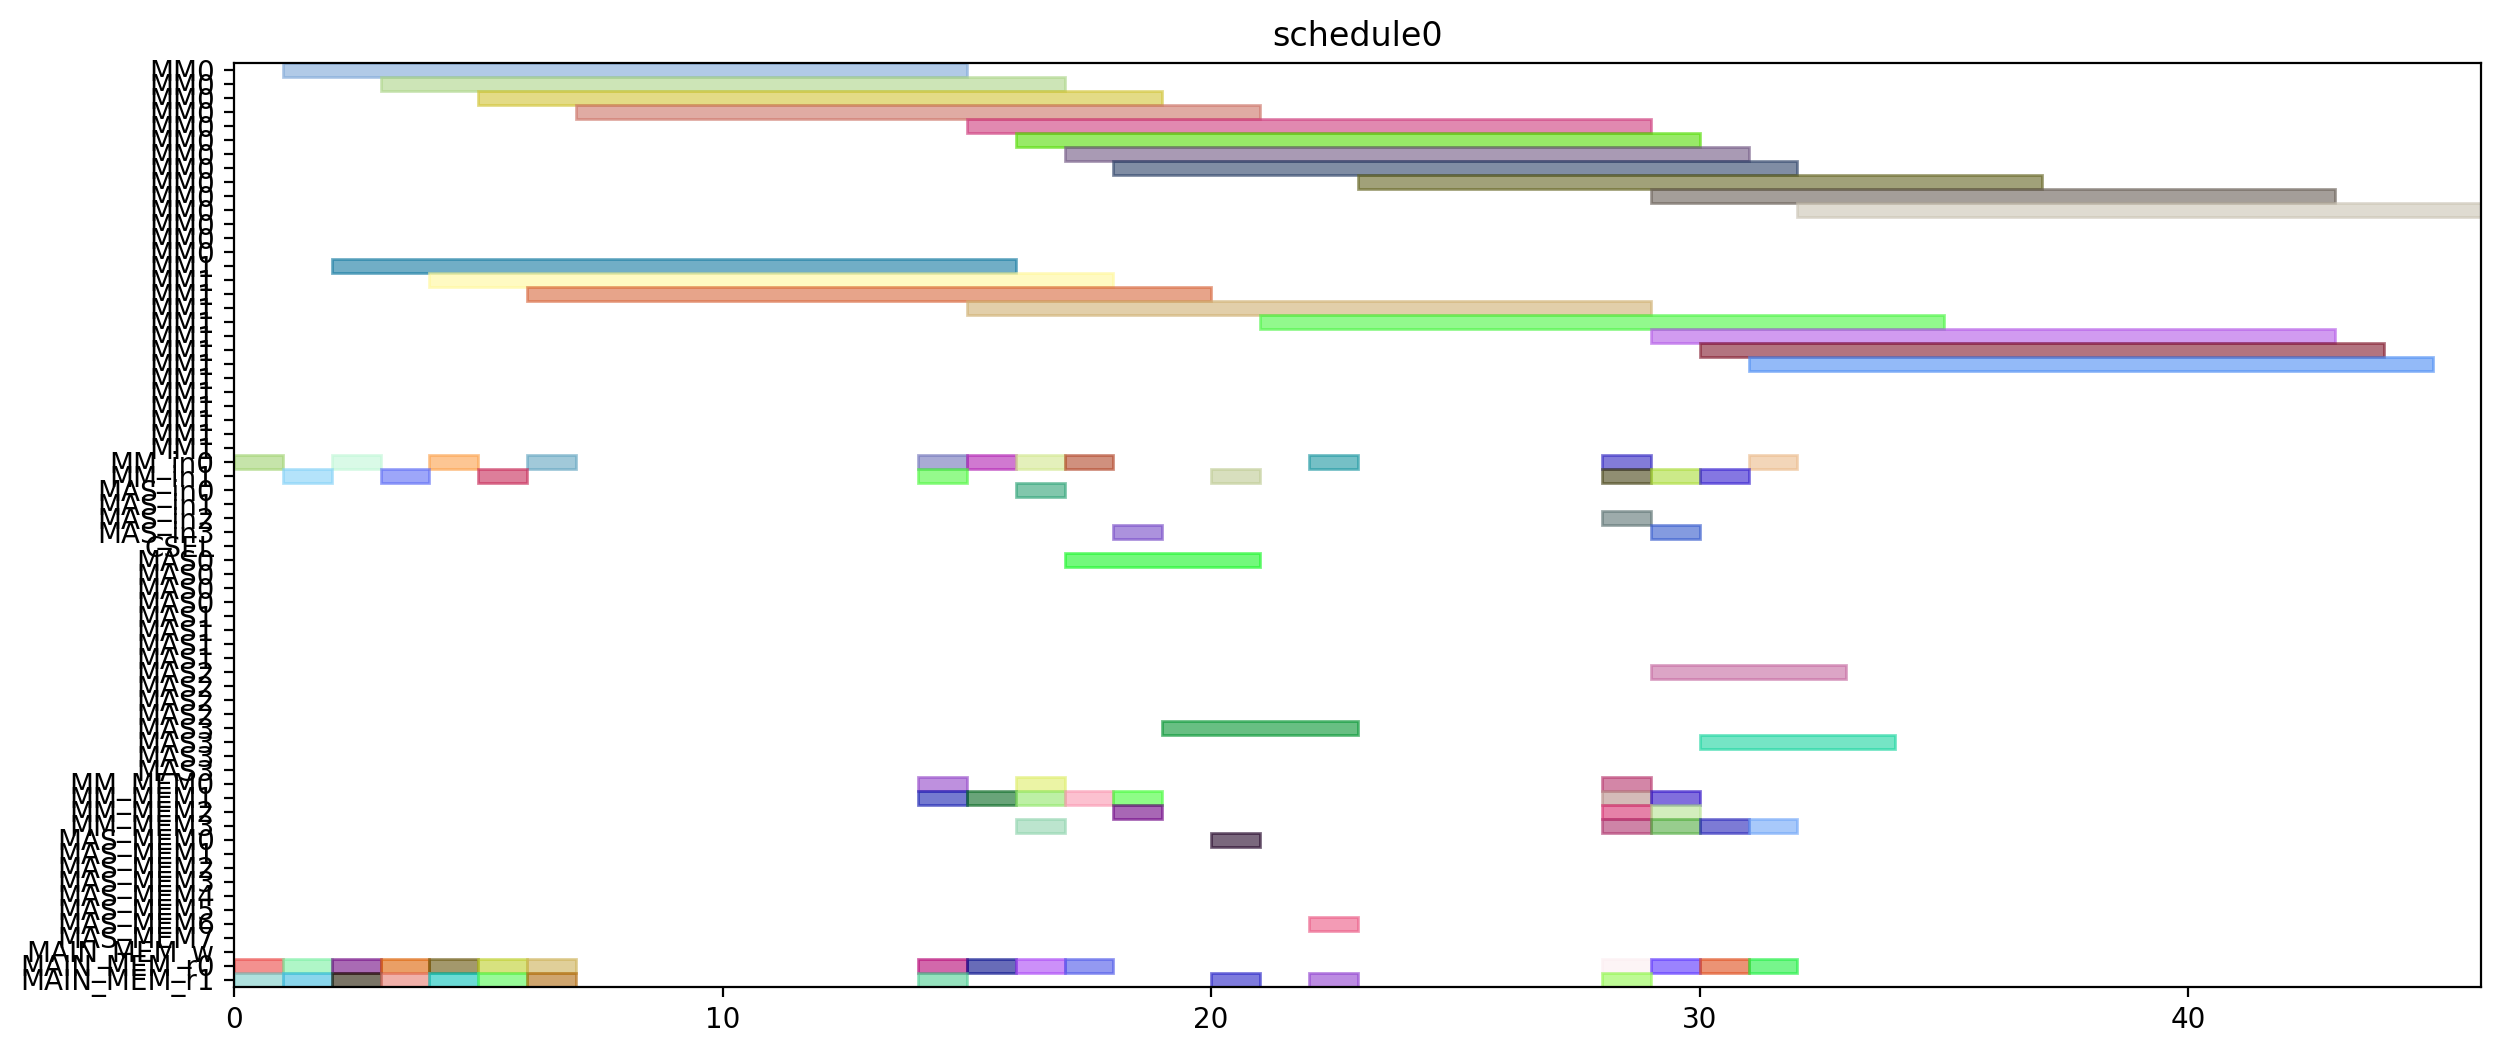

This chart was generated by the following Python code:
from pyschedule import Scenario, solvers, plotters, alt


def solve():
	horizon = 120
	S = Scenario("schedule0", horizon=horizon)

	# resource
	MM = S.Resources('MM', num=2, size=14)
	MM_in = S.Resources('MM_in', num=2)
	MAS_in = S.Resources('MAS_in', num=4)
	CSEL = S.Resource('CSEL')
	MAS = S.Resources('MAS', num=4, size=4, periods=range(1, horizon))
	MM_MEM = S.Resources('MM_MEM', num=4)
	MAS_MEM = S.Resources('MAS_MEM', num=8)
	MAIN_MEM_w = S.Resource('MAIN_MEM_w', size=1)
	MAIN_MEM_r = S.Resources('MAIN_MEM_r', num=2)

	# result of previous scheduling

	# new tasks
	Z_exp2 = S.Task('Z_exp2', length=14, delay_cost=1)
	Z_exp2 += alt(MM)
	Z_exp2_in = S.Task('Z_exp2_in', length=1, delay_cost=1)
	Z_exp2_in += alt(MM_in)
	S += Z_exp2_in*MM_in[0]<=Z_exp2*MM[0]
	S += Z_exp2_in*MM_in[1]<=Z_exp2*MM[1]
	Z_exp2_mem0 = S.Task('Z_exp2_mem0', length=1, delay_cost=1)
	Z_exp2_mem0 += MAIN_MEM_r[0]
	S += Z_exp2_mem0 <= Z_exp2

	Z_exp2_mem1 = S.Task('Z_exp2_mem1', length=1, delay_cost=1)
	Z_exp2_mem1 += MAIN_MEM_r[1]
	S += Z_exp2_mem1 <= Z_exp2

	NX0 = S.Task('NX0', length=14, delay_cost=1)
	NX0 += alt(MM)
	NX0_in = S.Task('NX0_in', length=1, delay_cost=1)
	NX0_in += alt(MM_in)
	S += NX0_in*MM_in[0]<=NX0*MM[0]
	S += NX0_in*MM_in[1]<=NX0*MM[1]
	NX0_mem0 = S.Task('NX0_mem0', length=1, delay_cost=1)
	NX0_mem0 += MAIN_MEM_r[0]
	S += NX0_mem0 <= NX0

	NX0_mem1 = S.Task('NX0_mem1', length=1, delay_cost=1)
	NX0_mem1 += MAIN_MEM_r[1]
	S += NX0_mem1 <= NX0

	k0_10_Z1 = S.Task('k0_10_Z1', length=14, delay_cost=1)
	k0_10_Z1 += alt(MM)
	k0_10_Z1_in = S.Task('k0_10_Z1_in', length=1, delay_cost=1)
	k0_10_Z1_in += alt(MM_in)
	S += k0_10_Z1_in*MM_in[0]<=k0_10_Z1*MM[0]
	S += k0_10_Z1_in*MM_in[1]<=k0_10_Z1*MM[1]
	k0_10_Z1_mem0 = S.Task('k0_10_Z1_mem0', length=1, delay_cost=1)
	k0_10_Z1_mem0 += MAIN_MEM_r[0]
	S += k0_10_Z1_mem0 <= k0_10_Z1

	k0_10_Z1_mem1 = S.Task('k0_10_Z1_mem1', length=1, delay_cost=1)
	k0_10_Z1_mem1 += MAIN_MEM_r[1]
	S += k0_10_Z1_mem1 <= k0_10_Z1

	DX0 = S.Task('DX0', length=14, delay_cost=1)
	DX0 += alt(MM)
	DX0_in = S.Task('DX0_in', length=1, delay_cost=1)
	DX0_in += alt(MM_in)
	S += DX0_in*MM_in[0]<=DX0*MM[0]
	S += DX0_in*MM_in[1]<=DX0*MM[1]
	DX0_mem0 = S.Task('DX0_mem0', length=1, delay_cost=1)
	DX0_mem0 += MAIN_MEM_r[0]
	S += DX0_mem0 <= DX0

	DX0_mem1 = S.Task('DX0_mem1', length=1, delay_cost=1)
	DX0_mem1 += MAIN_MEM_r[1]
	S += DX0_mem1 <= DX0

	NY0 = S.Task('NY0', length=14, delay_cost=1)
	NY0 += alt(MM)
	NY0_in = S.Task('NY0_in', length=1, delay_cost=1)
	NY0_in += alt(MM_in)
	S += NY0_in*MM_in[0]<=NY0*MM[0]
	S += NY0_in*MM_in[1]<=NY0*MM[1]
	NY0_mem0 = S.Task('NY0_mem0', length=1, delay_cost=1)
	NY0_mem0 += MAIN_MEM_r[0]
	S += NY0_mem0 <= NY0

	NY0_mem1 = S.Task('NY0_mem1', length=1, delay_cost=1)
	NY0_mem1 += MAIN_MEM_r[1]
	S += NY0_mem1 <= NY0

	k2_14_Z1 = S.Task('k2_14_Z1', length=14, delay_cost=1)
	k2_14_Z1 += alt(MM)
	k2_14_Z1_in = S.Task('k2_14_Z1_in', length=1, delay_cost=1)
	k2_14_Z1_in += alt(MM_in)
	S += k2_14_Z1_in*MM_in[0]<=k2_14_Z1*MM[0]
	S += k2_14_Z1_in*MM_in[1]<=k2_14_Z1*MM[1]
	k2_14_Z1_mem0 = S.Task('k2_14_Z1_mem0', length=1, delay_cost=1)
	k2_14_Z1_mem0 += MAIN_MEM_r[0]
	S += k2_14_Z1_mem0 <= k2_14_Z1

	k2_14_Z1_mem1 = S.Task('k2_14_Z1_mem1', length=1, delay_cost=1)
	k2_14_Z1_mem1 += MAIN_MEM_r[1]
	S += k2_14_Z1_mem1 <= k2_14_Z1

	DY0 = S.Task('DY0', length=14, delay_cost=1)
	DY0 += alt(MM)
	DY0_in = S.Task('DY0_in', length=1, delay_cost=1)
	DY0_in += alt(MM_in)
	S += DY0_in*MM_in[0]<=DY0*MM[0]
	S += DY0_in*MM_in[1]<=DY0*MM[1]
	DY0_mem0 = S.Task('DY0_mem0', length=1, delay_cost=1)
	DY0_mem0 += MAIN_MEM_r[0]
	S += DY0_mem0 <= DY0

	DY0_mem1 = S.Task('DY0_mem1', length=1, delay_cost=1)
	DY0_mem1 += MAIN_MEM_r[1]
	S += DY0_mem1 <= DY0

	Z_exp3 = S.Task('Z_exp3', length=14, delay_cost=1)
	Z_exp3 += alt(MM)
	Z_exp3_in = S.Task('Z_exp3_in', length=1, delay_cost=1)
	Z_exp3_in += alt(MM_in)
	S += Z_exp3_in*MM_in[0]<=Z_exp3*MM[0]
	S += Z_exp3_in*MM_in[1]<=Z_exp3*MM[1]
	Z_exp3_mem0 = S.Task('Z_exp3_mem0', length=1, delay_cost=1)
	Z_exp3_mem0 += alt(MM_MEM)
	S += (Z_exp2*MM[0])-1 < Z_exp3_mem0*MM_MEM[0]
	S += (Z_exp2*MM[1])-1 < Z_exp3_mem0*MM_MEM[2]
	S += Z_exp3_mem0 <= Z_exp3

	Z_exp3_mem1 = S.Task('Z_exp3_mem1', length=1, delay_cost=1)
	Z_exp3_mem1 += MAIN_MEM_r[1]
	S += Z_exp3_mem1 <= Z_exp3

	NX1_ = S.Task('NX1_', length=4, delay_cost=1)
	NX1_ += alt(MAS)
	NX1__in = S.Task('NX1__in', length=1, delay_cost=1)
	NX1__in += alt(MAS_in)
	S += NX1__in*MAS_in[0]<=NX1_*MAS[0]

	S += NX1__in*MAS_in[1]<=NX1_*MAS[1]

	S += NX1__in*MAS_in[2]<=NX1_*MAS[2]

	S += NX1__in*MAS_in[3]<=NX1_*MAS[3]

	NX1__mem0 = S.Task('NX1__mem0', length=1, delay_cost=1)
	NX1__mem0 += alt(MM_MEM)
	S += (NX0*MM[0])-1 < NX1__mem0*MM_MEM[0]
	S += (NX0*MM[1])-1 < NX1__mem0*MM_MEM[2]
	S += NX1__mem0 <= NX1_

	NX1__mem1 = S.Task('NX1__mem1', length=1, delay_cost=1)
	NX1__mem1 += alt(MM_MEM)
	S += (k0_10_Z1*MM[0])-1 < NX1__mem1*MM_MEM[1]
	S += (k0_10_Z1*MM[1])-1 < NX1__mem1*MM_MEM[3]
	S += NX1__mem1 <= NX1_

	k0_9_Z2 = S.Task('k0_9_Z2', length=14, delay_cost=1)
	k0_9_Z2 += alt(MM)
	k0_9_Z2_in = S.Task('k0_9_Z2_in', length=1, delay_cost=1)
	k0_9_Z2_in += alt(MM_in)
	S += k0_9_Z2_in*MM_in[0]<=k0_9_Z2*MM[0]
	S += k0_9_Z2_in*MM_in[1]<=k0_9_Z2*MM[1]
	k0_9_Z2_mem0 = S.Task('k0_9_Z2_mem0', length=1, delay_cost=1)
	k0_9_Z2_mem0 += MAIN_MEM_r[0]
	S += k0_9_Z2_mem0 <= k0_9_Z2

	k0_9_Z2_mem1 = S.Task('k0_9_Z2_mem1', length=1, delay_cost=1)
	k0_9_Z2_mem1 += alt(MM_MEM)
	S += (Z_exp2*MM[0])-1 < k0_9_Z2_mem1*MM_MEM[1]
	S += (Z_exp2*MM[1])-1 < k0_9_Z2_mem1*MM_MEM[3]
	S += k0_9_Z2_mem1 <= k0_9_Z2

	k1_9_Z2 = S.Task('k1_9_Z2', length=14, delay_cost=1)
	k1_9_Z2 += alt(MM)
	k1_9_Z2_in = S.Task('k1_9_Z2_in', length=1, delay_cost=1)
	k1_9_Z2_in += alt(MM_in)
	S += k1_9_Z2_in*MM_in[0]<=k1_9_Z2*MM[0]
	S += k1_9_Z2_in*MM_in[1]<=k1_9_Z2*MM[1]
	k1_9_Z2_mem0 = S.Task('k1_9_Z2_mem0', length=1, delay_cost=1)
	k1_9_Z2_mem0 += MAIN_MEM_r[0]
	S += k1_9_Z2_mem0 <= k1_9_Z2

	k1_9_Z2_mem1 = S.Task('k1_9_Z2_mem1', length=1, delay_cost=1)
	k1_9_Z2_mem1 += alt(MM_MEM)
	S += (Z_exp2*MM[0])-1 < k1_9_Z2_mem1*MM_MEM[1]
	S += (Z_exp2*MM[1])-1 < k1_9_Z2_mem1*MM_MEM[3]
	S += k1_9_Z2_mem1 <= k1_9_Z2

	NY1_ = S.Task('NY1_', length=4, delay_cost=1)
	NY1_ += alt(MAS)
	NY1__in = S.Task('NY1__in', length=1, delay_cost=1)
	NY1__in += alt(MAS_in)
	S += NY1__in*MAS_in[0]<=NY1_*MAS[0]

	S += NY1__in*MAS_in[1]<=NY1_*MAS[1]

	S += NY1__in*MAS_in[2]<=NY1_*MAS[2]

	S += NY1__in*MAS_in[3]<=NY1_*MAS[3]

	NY1__mem0 = S.Task('NY1__mem0', length=1, delay_cost=1)
	NY1__mem0 += alt(MM_MEM)
	S += (NY0*MM[0])-1 < NY1__mem0*MM_MEM[0]
	S += (NY0*MM[1])-1 < NY1__mem0*MM_MEM[2]
	S += NY1__mem0 <= NY1_

	NY1__mem1 = S.Task('NY1__mem1', length=1, delay_cost=1)
	NY1__mem1 += alt(MM_MEM)
	S += (k2_14_Z1*MM[0])-1 < NY1__mem1*MM_MEM[1]
	S += (k2_14_Z1*MM[1])-1 < NY1__mem1*MM_MEM[3]
	S += NY1__mem1 <= NY1_

	k2_13_Z2 = S.Task('k2_13_Z2', length=14, delay_cost=1)
	k2_13_Z2 += alt(MM)
	k2_13_Z2_in = S.Task('k2_13_Z2_in', length=1, delay_cost=1)
	k2_13_Z2_in += alt(MM_in)
	S += k2_13_Z2_in*MM_in[0]<=k2_13_Z2*MM[0]
	S += k2_13_Z2_in*MM_in[1]<=k2_13_Z2*MM[1]
	k2_13_Z2_mem0 = S.Task('k2_13_Z2_mem0', length=1, delay_cost=1)
	k2_13_Z2_mem0 += MAIN_MEM_r[0]
	S += k2_13_Z2_mem0 <= k2_13_Z2

	k2_13_Z2_mem1 = S.Task('k2_13_Z2_mem1', length=1, delay_cost=1)
	k2_13_Z2_mem1 += alt(MM_MEM)
	S += (Z_exp2*MM[0])-1 < k2_13_Z2_mem1*MM_MEM[1]
	S += (Z_exp2*MM[1])-1 < k2_13_Z2_mem1*MM_MEM[3]
	S += k2_13_Z2_mem1 <= k2_13_Z2

	k3_14_Z2 = S.Task('k3_14_Z2', length=14, delay_cost=1)
	k3_14_Z2 += alt(MM)
	k3_14_Z2_in = S.Task('k3_14_Z2_in', length=1, delay_cost=1)
	k3_14_Z2_in += alt(MM_in)
	S += k3_14_Z2_in*MM_in[0]<=k3_14_Z2*MM[0]
	S += k3_14_Z2_in*MM_in[1]<=k3_14_Z2*MM[1]
	k3_14_Z2_mem0 = S.Task('k3_14_Z2_mem0', length=1, delay_cost=1)
	k3_14_Z2_mem0 += MAIN_MEM_r[0]
	S += k3_14_Z2_mem0 <= k3_14_Z2

	k3_14_Z2_mem1 = S.Task('k3_14_Z2_mem1', length=1, delay_cost=1)
	k3_14_Z2_mem1 += alt(MM_MEM)
	S += (Z_exp2*MM[0])-1 < k3_14_Z2_mem1*MM_MEM[1]
	S += (Z_exp2*MM[1])-1 < k3_14_Z2_mem1*MM_MEM[3]
	S += k3_14_Z2_mem1 <= k3_14_Z2

	Z_exp4 = S.Task('Z_exp4', length=14, delay_cost=1)
	Z_exp4 += alt(MM)
	Z_exp4_in = S.Task('Z_exp4_in', length=1, delay_cost=1)
	Z_exp4_in += alt(MM_in)
	S += Z_exp4_in*MM_in[0]<=Z_exp4*MM[0]
	S += Z_exp4_in*MM_in[1]<=Z_exp4*MM[1]
	Z_exp4_mem0 = S.Task('Z_exp4_mem0', length=1, delay_cost=1)
	Z_exp4_mem0 += alt(MM_MEM)
	S += (Z_exp3*MM[0])-1 < Z_exp4_mem0*MM_MEM[0]
	S += (Z_exp3*MM[1])-1 < Z_exp4_mem0*MM_MEM[2]
	S += Z_exp4_mem0 <= Z_exp4

	Z_exp4_mem1 = S.Task('Z_exp4_mem1', length=1, delay_cost=1)
	Z_exp4_mem1 += MAIN_MEM_r[1]
	S += Z_exp4_mem1 <= Z_exp4

	NX1 = S.Task('NX1', length=14, delay_cost=1)
	NX1 += alt(MM)
	NX1_in = S.Task('NX1_in', length=1, delay_cost=1)
	NX1_in += alt(MM_in)
	S += NX1_in*MM_in[0]<=NX1*MM[0]
	S += NX1_in*MM_in[1]<=NX1*MM[1]
	NX1_mem0 = S.Task('NX1_mem0', length=1, delay_cost=1)
	NX1_mem0 += alt(MAS_MEM)
	S += (NX1_*MAS[0])-1 < NX1_mem0*MAS_MEM[0]
	S += (NX1_*MAS[1])-1 < NX1_mem0*MAS_MEM[2]
	S += (NX1_*MAS[2])-1 < NX1_mem0*MAS_MEM[4]
	S += (NX1_*MAS[3])-1 < NX1_mem0*MAS_MEM[6]
	S += NX1_mem0 <= NX1

	NX1_mem1 = S.Task('NX1_mem1', length=1, delay_cost=1)
	NX1_mem1 += MAIN_MEM_r[1]
	S += NX1_mem1 <= NX1

	k0_8_Z3 = S.Task('k0_8_Z3', length=14, delay_cost=1)
	k0_8_Z3 += alt(MM)
	k0_8_Z3_in = S.Task('k0_8_Z3_in', length=1, delay_cost=1)
	k0_8_Z3_in += alt(MM_in)
	S += k0_8_Z3_in*MM_in[0]<=k0_8_Z3*MM[0]
	S += k0_8_Z3_in*MM_in[1]<=k0_8_Z3*MM[1]
	k0_8_Z3_mem0 = S.Task('k0_8_Z3_mem0', length=1, delay_cost=1)
	k0_8_Z3_mem0 += MAIN_MEM_r[0]
	S += k0_8_Z3_mem0 <= k0_8_Z3

	k0_8_Z3_mem1 = S.Task('k0_8_Z3_mem1', length=1, delay_cost=1)
	k0_8_Z3_mem1 += alt(MM_MEM)
	S += (Z_exp3*MM[0])-1 < k0_8_Z3_mem1*MM_MEM[1]
	S += (Z_exp3*MM[1])-1 < k0_8_Z3_mem1*MM_MEM[3]
	S += k0_8_Z3_mem1 <= k0_8_Z3

	DX1_ = S.Task('DX1_', length=4, delay_cost=1)
	DX1_ += alt(MAS)
	DX1__in = S.Task('DX1__in', length=1, delay_cost=1)
	DX1__in += alt(MAS_in)
	S += DX1__in*MAS_in[0]<=DX1_*MAS[0]

	S += DX1__in*MAS_in[1]<=DX1_*MAS[1]

	S += DX1__in*MAS_in[2]<=DX1_*MAS[2]

	S += DX1__in*MAS_in[3]<=DX1_*MAS[3]

	DX1__mem0 = S.Task('DX1__mem0', length=1, delay_cost=1)
	DX1__mem0 += alt(MM_MEM)
	S += (DX0*MM[0])-1 < DX1__mem0*MM_MEM[0]
	S += (DX0*MM[1])-1 < DX1__mem0*MM_MEM[2]
	S += DX1__mem0 <= DX1_

	DX1__mem1 = S.Task('DX1__mem1', length=1, delay_cost=1)
	DX1__mem1 += alt(MM_MEM)
	S += (k1_9_Z2*MM[0])-1 < DX1__mem1*MM_MEM[1]
	S += (k1_9_Z2*MM[1])-1 < DX1__mem1*MM_MEM[3]
	S += DX1__mem1 <= DX1_

	k1_8_Z3 = S.Task('k1_8_Z3', length=14, delay_cost=1)
	k1_8_Z3 += alt(MM)
	k1_8_Z3_in = S.Task('k1_8_Z3_in', length=1, delay_cost=1)
	k1_8_Z3_in += alt(MM_in)
	S += k1_8_Z3_in*MM_in[0]<=k1_8_Z3*MM[0]
	S += k1_8_Z3_in*MM_in[1]<=k1_8_Z3*MM[1]
	k1_8_Z3_mem0 = S.Task('k1_8_Z3_mem0', length=1, delay_cost=1)
	k1_8_Z3_mem0 += MAIN_MEM_r[0]
	S += k1_8_Z3_mem0 <= k1_8_Z3

	k1_8_Z3_mem1 = S.Task('k1_8_Z3_mem1', length=1, delay_cost=1)
	k1_8_Z3_mem1 += alt(MM_MEM)
	S += (Z_exp3*MM[0])-1 < k1_8_Z3_mem1*MM_MEM[1]
	S += (Z_exp3*MM[1])-1 < k1_8_Z3_mem1*MM_MEM[3]
	S += k1_8_Z3_mem1 <= k1_8_Z3

	NY1 = S.Task('NY1', length=14, delay_cost=1)
	NY1 += alt(MM)
	NY1_in = S.Task('NY1_in', length=1, delay_cost=1)
	NY1_in += alt(MM_in)
	S += NY1_in*MM_in[0]<=NY1*MM[0]
	S += NY1_in*MM_in[1]<=NY1*MM[1]
	NY1_mem0 = S.Task('NY1_mem0', length=1, delay_cost=1)
	NY1_mem0 += alt(MAS_MEM)
	S += (NY1_*MAS[0])-1 < NY1_mem0*MAS_MEM[0]
	S += (NY1_*MAS[1])-1 < NY1_mem0*MAS_MEM[2]
	S += (NY1_*MAS[2])-1 < NY1_mem0*MAS_MEM[4]
	S += (NY1_*MAS[3])-1 < NY1_mem0*MAS_MEM[6]
	S += NY1_mem0 <= NY1

	NY1_mem1 = S.Task('NY1_mem1', length=1, delay_cost=1)
	NY1_mem1 += MAIN_MEM_r[1]
	S += NY1_mem1 <= NY1

	k2_12_Z3 = S.Task('k2_12_Z3', length=14, delay_cost=1)
	k2_12_Z3 += alt(MM)
	k2_12_Z3_in = S.Task('k2_12_Z3_in', length=1, delay_cost=1)
	k2_12_Z3_in += alt(MM_in)
	S += k2_12_Z3_in*MM_in[0]<=k2_12_Z3*MM[0]
	S += k2_12_Z3_in*MM_in[1]<=k2_12_Z3*MM[1]
	k2_12_Z3_mem0 = S.Task('k2_12_Z3_mem0', length=1, delay_cost=1)
	k2_12_Z3_mem0 += MAIN_MEM_r[0]
	S += k2_12_Z3_mem0 <= k2_12_Z3

	k2_12_Z3_mem1 = S.Task('k2_12_Z3_mem1', length=1, delay_cost=1)
	k2_12_Z3_mem1 += alt(MM_MEM)
	S += (Z_exp3*MM[0])-1 < k2_12_Z3_mem1*MM_MEM[1]
	S += (Z_exp3*MM[1])-1 < k2_12_Z3_mem1*MM_MEM[3]
	S += k2_12_Z3_mem1 <= k2_12_Z3

	DY1_ = S.Task('DY1_', length=4, delay_cost=1)
	DY1_ += alt(MAS)
	DY1__in = S.Task('DY1__in', length=1, delay_cost=1)
	DY1__in += alt(MAS_in)
	S += DY1__in*MAS_in[0]<=DY1_*MAS[0]

	S += DY1__in*MAS_in[1]<=DY1_*MAS[1]

	S += DY1__in*MAS_in[2]<=DY1_*MAS[2]

	S += DY1__in*MAS_in[3]<=DY1_*MAS[3]

	DY1__mem0 = S.Task('DY1__mem0', length=1, delay_cost=1)
	DY1__mem0 += alt(MM_MEM)
	S += (DY0*MM[0])-1 < DY1__mem0*MM_MEM[0]
	S += (DY0*MM[1])-1 < DY1__mem0*MM_MEM[2]
	S += DY1__mem0 <= DY1_

	DY1__mem1 = S.Task('DY1__mem1', length=1, delay_cost=1)
	DY1__mem1 += alt(MM_MEM)
	S += (k3_14_Z2*MM[0])-1 < DY1__mem1*MM_MEM[1]
	S += (k3_14_Z2*MM[1])-1 < DY1__mem1*MM_MEM[3]
	S += DY1__mem1 <= DY1_

	k3_13_Z3 = S.Task('k3_13_Z3', length=14, delay_cost=1)
	k3_13_Z3 += alt(MM)
	k3_13_Z3_in = S.Task('k3_13_Z3_in', length=1, delay_cost=1)
	k3_13_Z3_in += alt(MM_in)
	S += k3_13_Z3_in*MM_in[0]<=k3_13_Z3*MM[0]
	S += k3_13_Z3_in*MM_in[1]<=k3_13_Z3*MM[1]
	k3_13_Z3_mem0 = S.Task('k3_13_Z3_mem0', length=1, delay_cost=1)
	k3_13_Z3_mem0 += MAIN_MEM_r[0]
	S += k3_13_Z3_mem0 <= k3_13_Z3

	k3_13_Z3_mem1 = S.Task('k3_13_Z3_mem1', length=1, delay_cost=1)
	k3_13_Z3_mem1 += alt(MM_MEM)
	S += (Z_exp3*MM[0])-1 < k3_13_Z3_mem1*MM_MEM[1]
	S += (Z_exp3*MM[1])-1 < k3_13_Z3_mem1*MM_MEM[3]
	S += k3_13_Z3_mem1 <= k3_13_Z3

	solvers.mip.solve(S,msg=1,kind='CPLEX',ratio_gap=1.01)

	solution = [['hoge']*len(S.solution()[1]) for i in range(len(S.solution()))]
	for i in range(len(S.solution())):
		for j in range(len(S.solution()[i])):
			solution[i][j]=str(S.solution()[i][j])
	print(solution)

	cycles = int(solution[-1][3])

	pic_file_name = "/mnt/rose/usr1/fukuda/ABE/multiRAM_multiMAS_16mux/scheduling_result/stage14MM2_stage4MAS4/ISOGENY/schedule0.png"
	if(S.solution() != []):
		plotters.matplotlib.plot(S,img_filename=pic_file_name, show_task_labels=False, fig_size=(cycles*0.25+3, 6))

	return solution
